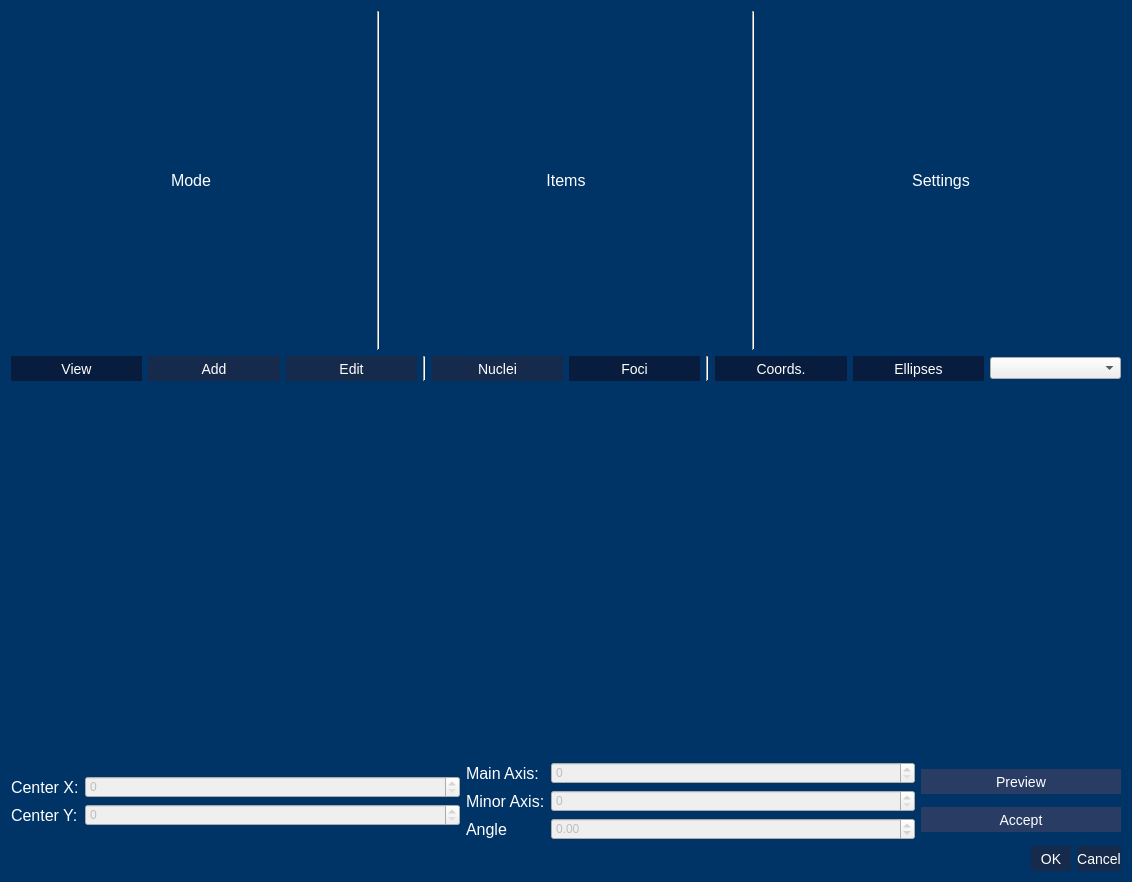
<?xml version="1.0" encoding="UTF-8"?>
<ui version="4.0">
 <class>Dialog</class>
 <widget class="QDialog" name="Dialog">
  <property name="geometry">
   <rect>
    <x>0</x>
    <y>0</y>
    <width>1132</width>
    <height>882</height>
   </rect>
  </property>
  <property name="windowTitle">
   <string>Dialog</string>
  </property>
  <property name="styleSheet">
   <string notr="true">QPushButton[objectName=&quot;btn_red&quot;]{
	color: red;
}

QPushButton[objectName=&quot;btn_green&quot;]{
	color: green;
}

QPushButton[objectName=&quot;btn_blue&quot;]{
	color: blue;
}

QPushButton{
	color: White;
	background-color: rgba(22, 42, 75 , 255);
	border: none;
	font-size: 14px;
 	text-align: center;
     display: inline-block;
	min-height: 25;
	min-width: 40;
}

QPushButton:hover{
	background-color:  rgba(15, 35, 68 , 255);
}

QPushButton:pressed{
	background-color:  rgba(8, 28, 61 , 255);
}

QPushButton:disabled{
	background-color:  rgba(40, 60, 100 , 255);
}

QPushButton:checked{
	background-color:  rgba(8, 28, 61 , 255);
}

QTableView, QListView{
	color: White;
	background-color: rgba(77, 77, 77, 128)
}

QLabel{
	color:White;
	font-size:16px;
}

QProgressBar {
	color: White;
    border: 1px solid grey;
    background-color: rgb(10, 60, 110);
 }

 QProgressBar::chunk {
     background-color: rgba(77, 77, 77, 128);
 }

QMainWindow{
	background-color: rgb(0, 51, 102);
}

QDialog{
	background-color: rgb(0, 51, 102);
}

QGraphicsView{
	background-color: black;
}</string>
  </property>
  <layout class="QVBoxLayout" name="verticalLayout">
   <item>
    <layout class="QVBoxLayout" name="view">
     <item>
      <layout class="QHBoxLayout" name="horizontalLayout_2">
       <item>
        <widget class="QLabel" name="label">
         <property name="text">
          <string>Mode</string>
         </property>
         <property name="alignment">
          <set>Qt::AlignCenter</set>
         </property>
        </widget>
       </item>
       <item>
        <widget class="Line" name="line_3">
         <property name="orientation">
          <enum>Qt::Vertical</enum>
         </property>
        </widget>
       </item>
       <item>
        <widget class="QLabel" name="label_2">
         <property name="text">
          <string>Items</string>
         </property>
         <property name="alignment">
          <set>Qt::AlignCenter</set>
         </property>
        </widget>
       </item>
       <item>
        <widget class="Line" name="line_4">
         <property name="orientation">
          <enum>Qt::Vertical</enum>
         </property>
        </widget>
       </item>
       <item>
        <widget class="QLabel" name="label_3">
         <property name="text">
          <string>Settings</string>
         </property>
         <property name="alignment">
          <set>Qt::AlignCenter</set>
         </property>
        </widget>
       </item>
      </layout>
     </item>
     <item>
      <layout class="QHBoxLayout" name="bar">
       <item>
        <widget class="QPushButton" name="btn_view">
         <property name="maximumSize">
          <size>
           <width>16777215</width>
           <height>16777215</height>
          </size>
         </property>
         <property name="toolTip">
          <string>Activates View Mode. No Changes possible. Hotkey: 1</string>
         </property>
         <property name="text">
          <string>View</string>
         </property>
         <property name="checkable">
          <bool>true</bool>
         </property>
         <property name="checked">
          <bool>true</bool>
         </property>
         <attribute name="buttonGroup">
          <string notr="true">btng_mode</string>
         </attribute>
        </widget>
       </item>
       <item>
        <widget class="QPushButton" name="btn_add">
         <property name="maximumSize">
          <size>
           <width>16777215</width>
           <height>16777215</height>
          </size>
         </property>
         <property name="toolTip">
          <string>Activates Add mode. Enables Addition of new Foci/Nuclei. Hotkey: 2</string>
         </property>
         <property name="text">
          <string>Add</string>
         </property>
         <property name="checkable">
          <bool>true</bool>
         </property>
         <property name="checked">
          <bool>false</bool>
         </property>
         <attribute name="buttonGroup">
          <string notr="true">btng_mode</string>
         </attribute>
        </widget>
       </item>
       <item>
        <widget class="QPushButton" name="btn_edit">
         <property name="maximumSize">
          <size>
           <width>16777215</width>
           <height>16777215</height>
          </size>
         </property>
         <property name="toolTip">
          <string>Acitvates Edit Mode. Allow Editing of existing Nuclei/Foci. Hotkey: 3</string>
         </property>
         <property name="text">
          <string>Edit</string>
         </property>
         <property name="checkable">
          <bool>true</bool>
         </property>
         <attribute name="buttonGroup">
          <string notr="true">btng_mode</string>
         </attribute>
        </widget>
       </item>
       <item>
        <widget class="Line" name="line_2">
         <property name="orientation">
          <enum>Qt::Vertical</enum>
         </property>
        </widget>
       </item>
       <item>
        <widget class="QPushButton" name="btn_edit_nuclei">
         <property name="maximumSize">
          <size>
           <width>16777215</width>
           <height>16777215</height>
          </size>
         </property>
         <property name="toolTip">
          <string>Enables Nuclei Add/Edit Mode. Hotkey: 4</string>
         </property>
         <property name="text">
          <string>Nuclei</string>
         </property>
         <property name="checkable">
          <bool>true</bool>
         </property>
         <attribute name="buttonGroup">
          <string notr="true">btng_items</string>
         </attribute>
        </widget>
       </item>
       <item>
        <widget class="QPushButton" name="btn_edit_foci">
         <property name="maximumSize">
          <size>
           <width>16777215</width>
           <height>16777215</height>
          </size>
         </property>
         <property name="toolTip">
          <string>Enables Foci Add/Edit Mode. Hotkey: 5</string>
         </property>
         <property name="text">
          <string>Foci</string>
         </property>
         <property name="checkable">
          <bool>true</bool>
         </property>
         <property name="checked">
          <bool>true</bool>
         </property>
         <attribute name="buttonGroup">
          <string notr="true">btng_items</string>
         </attribute>
        </widget>
       </item>
       <item>
        <widget class="Line" name="line">
         <property name="orientation">
          <enum>Qt::Vertical</enum>
         </property>
        </widget>
       </item>
       <item>
        <widget class="QPushButton" name="btn_coords">
         <property name="maximumSize">
          <size>
           <width>16777215</width>
           <height>16777215</height>
          </size>
         </property>
         <property name="toolTip">
          <string>Should the currently hovered Coordinates be tracked? Hotkey: 6</string>
         </property>
         <property name="text">
          <string>Coords.</string>
         </property>
         <property name="checkable">
          <bool>true</bool>
         </property>
         <property name="checked">
          <bool>true</bool>
         </property>
        </widget>
       </item>
       <item>
        <widget class="QPushButton" name="btn_show">
         <property name="maximumSize">
          <size>
           <width>16777215</width>
           <height>16777215</height>
          </size>
         </property>
         <property name="toolTip">
          <string>Always draw estimated ellipses. Hotkey: 7</string>
         </property>
         <property name="text">
          <string>Ellipses</string>
         </property>
         <property name="checkable">
          <bool>true</bool>
         </property>
         <property name="checked">
          <bool>true</bool>
         </property>
        </widget>
       </item>
       <item>
        <widget class="QComboBox" name="cbx_channel">
         <property name="maximumSize">
          <size>
           <width>16777215</width>
           <height>16777215</height>
          </size>
         </property>
         <property name="toolTip">
          <string>Select channel to show</string>
         </property>
         <property name="currentText">
          <string/>
         </property>
        </widget>
       </item>
      </layout>
     </item>
    </layout>
   </item>
   <item>
    <widget class="QLabel" name="lbl_status">
     <property name="font">
      <font>
       <pointsize>-1</pointsize>
      </font>
     </property>
     <property name="styleSheet">
      <string notr="true"/>
     </property>
     <property name="text">
      <string/>
     </property>
     <property name="alignment">
      <set>Qt::AlignRight|Qt::AlignTrailing|Qt::AlignVCenter</set>
     </property>
    </widget>
   </item>
   <item>
    <layout class="QHBoxLayout" name="hbox_edit">
     <item>
      <layout class="QFormLayout" name="formLayout">
       <property name="formAlignment">
        <set>Qt::AlignLeading|Qt::AlignLeft|Qt::AlignVCenter</set>
       </property>
       <item row="0" column="0">
        <widget class="QLabel" name="label_4">
         <property name="text">
          <string>Center X:</string>
         </property>
        </widget>
       </item>
       <item row="1" column="0">
        <widget class="QLabel" name="label_5">
         <property name="text">
          <string>Center Y:</string>
         </property>
        </widget>
       </item>
       <item row="0" column="1">
        <widget class="QSpinBox" name="spb_x">
         <property name="enabled">
          <bool>false</bool>
         </property>
        </widget>
       </item>
       <item row="1" column="1">
        <widget class="QSpinBox" name="spb_y">
         <property name="enabled">
          <bool>false</bool>
         </property>
        </widget>
       </item>
      </layout>
     </item>
     <item>
      <layout class="QFormLayout" name="formLayout_2">
       <property name="formAlignment">
        <set>Qt::AlignLeading|Qt::AlignLeft|Qt::AlignVCenter</set>
       </property>
       <item row="0" column="0">
        <widget class="QLabel" name="label_6">
         <property name="enabled">
          <bool>true</bool>
         </property>
         <property name="text">
          <string>Main Axis:</string>
         </property>
        </widget>
       </item>
       <item row="1" column="0">
        <widget class="QLabel" name="label_7">
         <property name="text">
          <string>Minor Axis:</string>
         </property>
        </widget>
       </item>
       <item row="0" column="1">
        <widget class="QSpinBox" name="spb_width">
         <property name="enabled">
          <bool>false</bool>
         </property>
        </widget>
       </item>
       <item row="1" column="1">
        <widget class="QSpinBox" name="spb_height">
         <property name="enabled">
          <bool>false</bool>
         </property>
        </widget>
       </item>
       <item row="2" column="0">
        <widget class="QLabel" name="label_8">
         <property name="text">
          <string>Angle</string>
         </property>
        </widget>
       </item>
       <item row="2" column="1">
        <widget class="QDoubleSpinBox" name="spb_angle">
         <property name="enabled">
          <bool>false</bool>
         </property>
         <property name="minimum">
          <double>-360.000000000000000</double>
         </property>
         <property name="maximum">
          <double>360.000000000000000</double>
         </property>
        </widget>
       </item>
      </layout>
     </item>
     <item>
      <layout class="QVBoxLayout" name="verticalLayout_3">
       <item>
        <widget class="QPushButton" name="btn_preview">
         <property name="enabled">
          <bool>false</bool>
         </property>
         <property name="maximumSize">
          <size>
           <width>200</width>
           <height>16777215</height>
          </size>
         </property>
         <property name="text">
          <string>Preview</string>
         </property>
        </widget>
       </item>
       <item>
        <widget class="QPushButton" name="btn_accept">
         <property name="enabled">
          <bool>false</bool>
         </property>
         <property name="maximumSize">
          <size>
           <width>200</width>
           <height>16777215</height>
          </size>
         </property>
         <property name="text">
          <string>Accept</string>
         </property>
        </widget>
       </item>
      </layout>
     </item>
    </layout>
   </item>
   <item>
    <widget class="QDialogButtonBox" name="buttonBox">
     <property name="orientation">
      <enum>Qt::Horizontal</enum>
     </property>
     <property name="standardButtons">
      <set>QDialogButtonBox::Cancel|QDialogButtonBox::Ok</set>
     </property>
    </widget>
   </item>
  </layout>
 </widget>
 <resources/>
 <connections>
  <connection>
   <sender>buttonBox</sender>
   <signal>accepted()</signal>
   <receiver>Dialog</receiver>
   <slot>accept()</slot>
   <hints>
    <hint type="sourcelabel">
     <x>248</x>
     <y>254</y>
    </hint>
    <hint type="destinationlabel">
     <x>157</x>
     <y>274</y>
    </hint>
   </hints>
  </connection>
  <connection>
   <sender>buttonBox</sender>
   <signal>rejected()</signal>
   <receiver>Dialog</receiver>
   <slot>reject()</slot>
   <hints>
    <hint type="sourcelabel">
     <x>316</x>
     <y>260</y>
    </hint>
    <hint type="destinationlabel">
     <x>286</x>
     <y>274</y>
    </hint>
   </hints>
  </connection>
 </connections>
 <buttongroups>
  <buttongroup name="btng_mode"/>
  <buttongroup name="btng_items"/>
 </buttongroups>
</ui>
